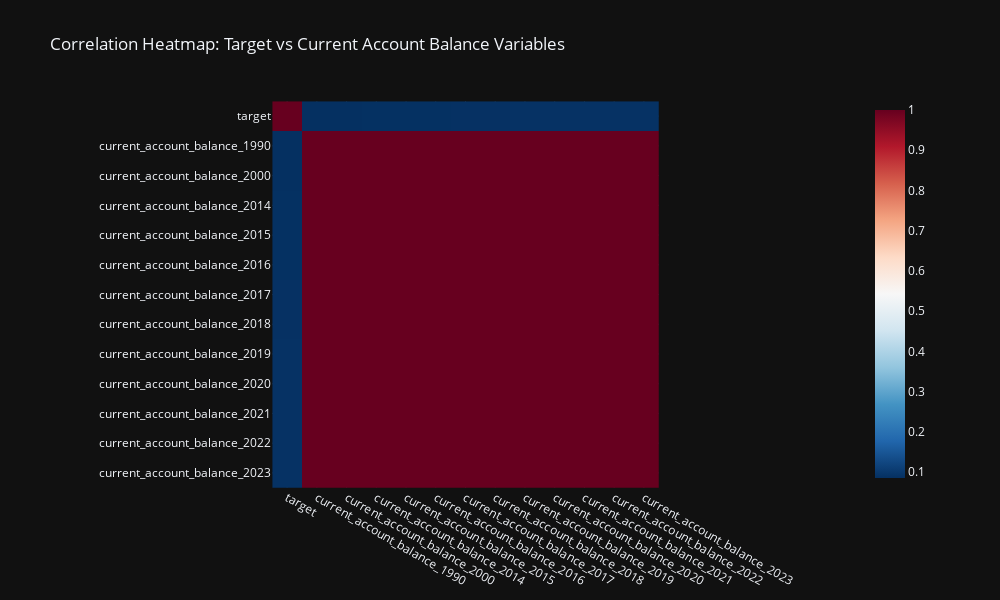

The notebook cell saved with this chart:
### Code cell
# Variables to compare
variables_to_compare = ['current_account_balance_1990', 'current_account_balance_2000',
       'current_account_balance_2014', 'current_account_balance_2015',
       'current_account_balance_2016', 'current_account_balance_2017',
       'current_account_balance_2018', 'current_account_balance_2019',
       'current_account_balance_2020', 'current_account_balance_2021',
       'current_account_balance_2022', 'current_account_balance_2023'
]

# Compute the correlation matrix for 'target' and the selected variables
columns_to_use = ['target'] + variables_to_compare
df_corr_matrix = df[columns_to_use].corr()

# Take the absolute values of the correlation matrix
df_corr_matrix_abs = df_corr_matrix.abs()

fig = px.imshow(df_corr_matrix_abs, 
                color_continuous_scale='RdBu_r', 
                title="Correlation Heatmap: Target vs Current Account Balance Variables", 
                template='plotly_dark', 
                width=1000, 
                height=600) 

fig.show()

### Figure 1 — Plotly figure (JSON) as saved in the notebook; plotly's stock layout.template omitted (floating-point values rounded to 4 significant figures; data arrays with more than 128 entries replaced by an {"elided": "..."} marker saying what was removed)
{"data": [{"coloraxis": "coloraxis", "hovertemplate": "x: %{x}<br>y: %{y}<br>color: %{z}<extra></extra>", "name": "0", "type": "heatmap", "x": ["target", "current_account_balance_1990", "current_account_balance_2000", "current_account_balance_2014", "current_account_balance_2015", "current_account_balance_2016", "current_account_balance_2017", "current_account_balance_2018", "current_account_balance_2019", "current_account_balance_2020", "current_account_balance_2021", "current_account_balance_2022", "current_account_balance_2023"], "xaxis": "x", "y": ["target", "current_account_balance_1990", "current_account_balance_2000", "current_account_balance_2014", "current_account_balance_2015", "current_account_balance_2016", "current_account_balance_2017", "current_account_balance_2018", "current_account_balance_2019", "current_account_balance_2020", "current_account_balance_2021", "current_account_balance_2022", "current_account_balance_2023"], "yaxis": "y", "z": {"elided": "13x13 float values"}}], "layout": {"coloraxis": {"colorscale": [[0, "rgb(5,48,97)"], [0.1, "rgb(33,102,172)"], [0.2, "rgb(67,147,195)"], [0.3, "rgb(146,197,222)"], [0.4, "rgb(209,229,240)"], [0.5, "rgb(247,247,247)"], [0.6, "rgb(253,219,199)"], [0.7, "rgb(244,165,130)"], [0.8, "rgb(214,96,77)"], [0.9, "rgb(178,24,43)"], [1, "rgb(103,0,31)"]]}, "height": 600, "title": {"text": "Correlation Heatmap: Target vs Current Account Balance Variables"}, "width": 1000, "xaxis": {"anchor": "y", "constrain": "domain", "domain": [0, 1], "scaleanchor": "y"}, "yaxis": {"anchor": "x", "autorange": "reversed", "constrain": "domain", "domain": [0, 1]}}}
